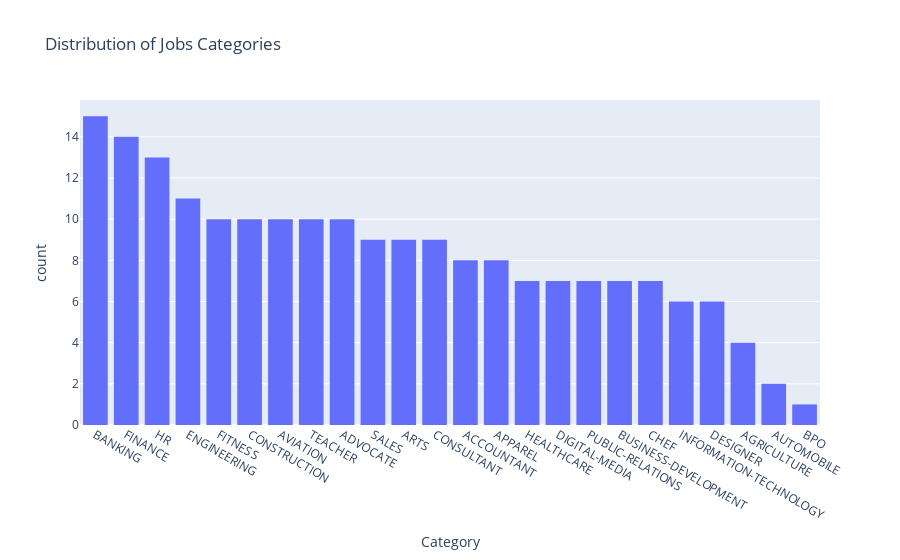

The code cell stored with this chart in its notebook:
### Code cell
import plotly.express as px
fig = px.histogram(
    data, x="Category", title="Distribution of Jobs Categories"
).update_xaxes(categoryorder="total descending")
fig.show()

### Figure 1 — Plotly figure (JSON) as saved in the notebook; plotly's stock layout.template omitted (floating-point values rounded to 4 significant figures; data arrays with more than 128 entries replaced by an {"elided": "..."} marker saying what was removed)
{"data": [{"alignmentgroup": "True", "bingroup": "x", "hovertemplate": "Category=%{x}<br>count=%{y}<extra></extra>", "legendgroup": "", "marker": {"color": "#636efa", "pattern": {"shape": ""}}, "name": "", "offsetgroup": "", "orientation": "v", "showlegend": false, "type": "histogram", "x": {"elided": "200 str values"}, "xaxis": "x", "yaxis": "y"}], "layout": {"barmode": "relative", "legend": {"tracegroupgap": 0}, "title": {"text": "Distribution of Jobs Categories"}, "xaxis": {"anchor": "y", "categoryorder": "total descending", "domain": [0, 1], "title": {"text": "Category"}}, "yaxis": {"anchor": "x", "domain": [0, 1], "title": {"text": "count"}}}}
